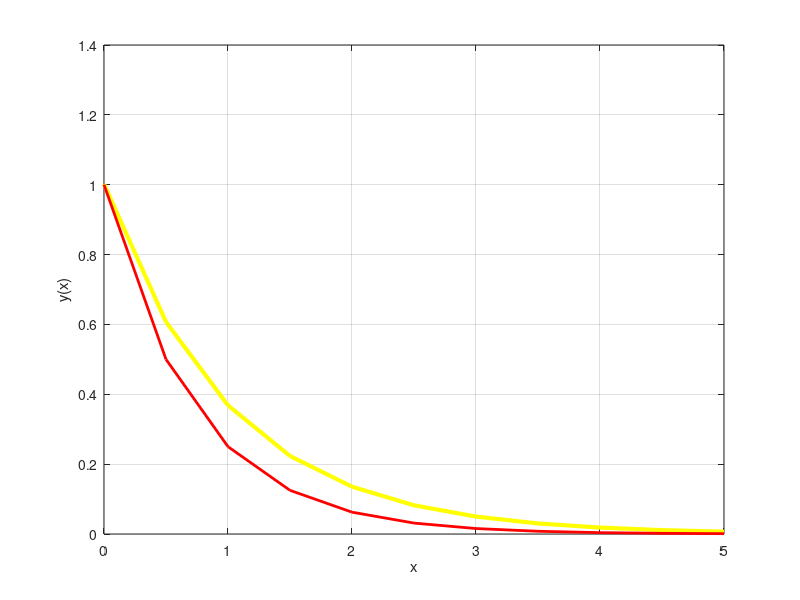

This figure's MATLAB source: (Note: this script raises an error after producing the figure.)
%%%Analytical Solution based on the calculation%%%%%%%%%
% Define the range of x values
x_values = 0:0.5:5;

% Define the constants C1 and C2
C1 = 1 + 1/999;
C2 = -1/999;

% Calculate the y values for the given x range
y_values = (C1 * exp(-x_values)) - (C2 * exp(-1000 * x_values));

% Plot the solution
figure;
plot(x_values, y_values, 'yellow', 'LineWidth', 3);
xlabel('x');
ylabel('y(x)');
grid on;
hold on
%%%%%%%%%%%%%%%%%%%%%%%%%%%%%%%%%%%%%%%%%%%%%%%%%%%%%%%%%%%%%%%%%%%%%%%%%%%%%%%
% Implicit Euler Method
% Define the step size and time span
h = 0.5;
x_span = 0:h:5;

% Initialize arrays to store the results
y_implicit = zeros(size(x_span));

% Set initial conditions
y_implicit(1) = 1;

% Define the parameters for the implicit Euler method
a = 1001;
b = 1000;

% Apply implicit Euler method
for n = 1:length(x_span) - 1
    x_n = x_span(n);
    
    % Implicit Euler method
    y_implicit(n+1) = (y_implicit(n) + h * (y_implicit(n+1) - y_implicit(n)));
end

plot(x_span, y_implicit, 'r', 'LineWidth', 2);
grid on;
hold on
%%%%%%%%%%%%%%%%%%%%%%%%%%%%%%%%%%%%%%%%%%%%%%%%%%%%%%%%%%%%%%%%%%%%%
syms y1 y2 y z t t1 t2 h z1 z2

S1 = z;

S2 =  -1001*z-1000*y;

SS1 = y2- y1 - h*subs(S1,{y z},[y2 z2]); 

SS2 = z2- z1 - h*subs(S2,{y z},[y2 z2]); 
EQN1 = SS1 ==0;
Y = solve(EQN1,y2);

EQN2 = SS2 ==0;
Z = solve(EQN2,z2);

H=0.5;
T=0:H:5;

YN(1)=1;
ZN(1)=0;

for i=2:length(T)
    EQ1=subs(EQN1,{y1 z1 h},[YN(i-1) ZN(i-1) H]);
    EQ2=subs(EQN2,{y1 z1 h},[YN(i-1) ZN(i-1) H]);
    [solx,soly] = solve(EQ1,EQ2);
    YN(i) = double(solx);
    ZN(i) = double(soly);
 
end
plot(T, YN, 'black', 'LineWidth', 2);
grid on;
hold on
%%%%%%%%%%%%%%%%%%%%%%%%%%%%%%%%%%%%%%%%%%%%%%%%%%%%%%%%%%%%%%%%%%%%%%%%%%%%%%%%%%%
% Define the ODE as a function
ode = @(x, Y) [Y(2); -1001 * Y(2) - 1000 * Y(1)];

% Define the initial conditions
initial_conditions = [1; 0]; % y(0) = 1, and dy/dx(0) = 0

% Define the range of x values
x_range = 0:0.5:5; % Adjust the range as needed

% Use ode23 to solve the ODE
[x, Y] = ode23(ode, x_range, initial_conditions);

% Extract the solutions for y and z
y = Y(:, 1);
y=y';
x=x';
% Plot the solution
plot(x, y, '--', 'LineWidth', 1);

legend ('Analytical Solution','Implicit Method','Explicit Method','ode23 method')

% Print the results
fprintf('------------------------------------------------------------\n');
fprintf('Solutions with different methods with step size,h=0.5 \n')
fprintf('------------------------------------------------------------\n');
fprintf('x-value\t  y-analytical\t  y-implicit\t y-explicit\t y-ode\n');
fprintf('----------------------------------------------------------\n');
for i = 1:length(T)
    fprintf('%4.1f\t\t %4.4f\t\t %4.4f\t\t %4.4f\t\t %4.4f\n', T(i),y_values(i),y_implicit(i),YN(i), y(i));
end